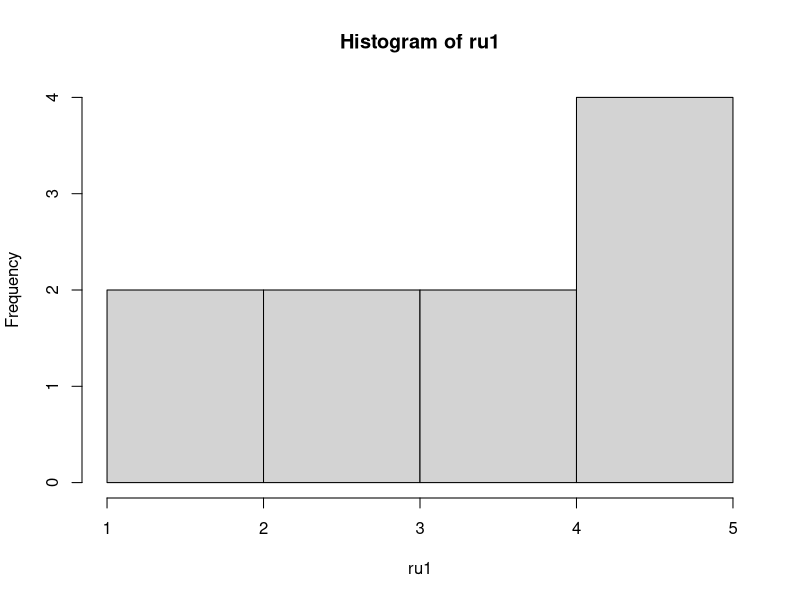
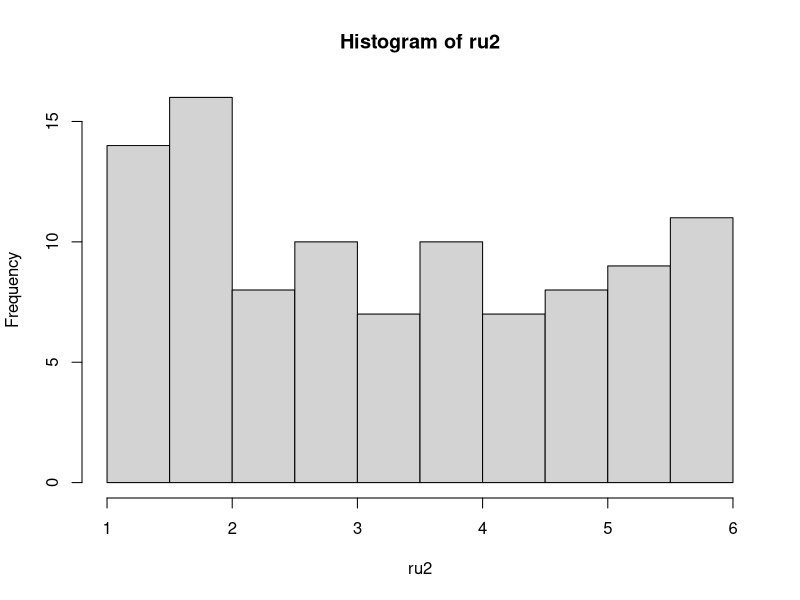
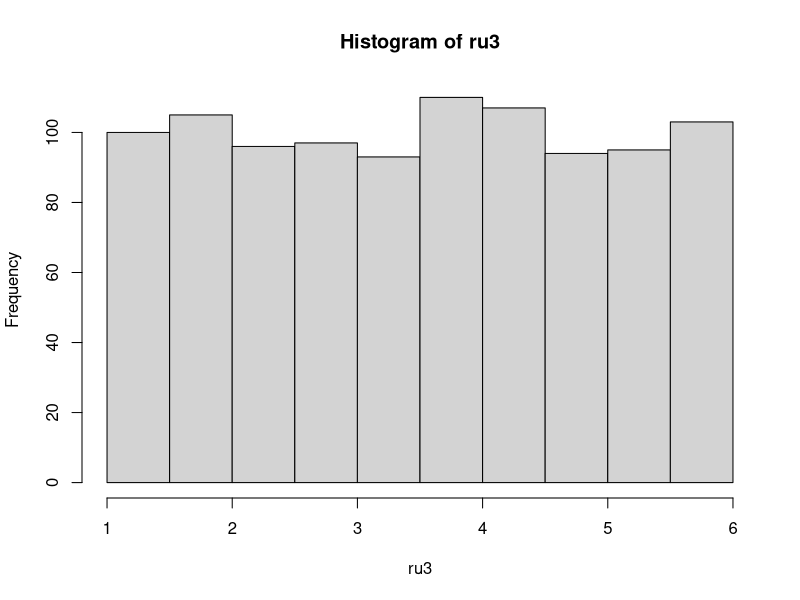
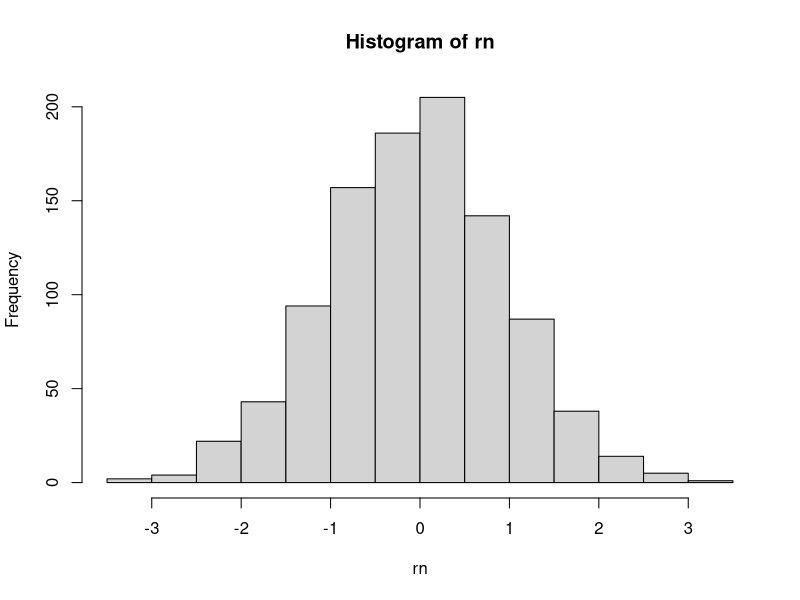
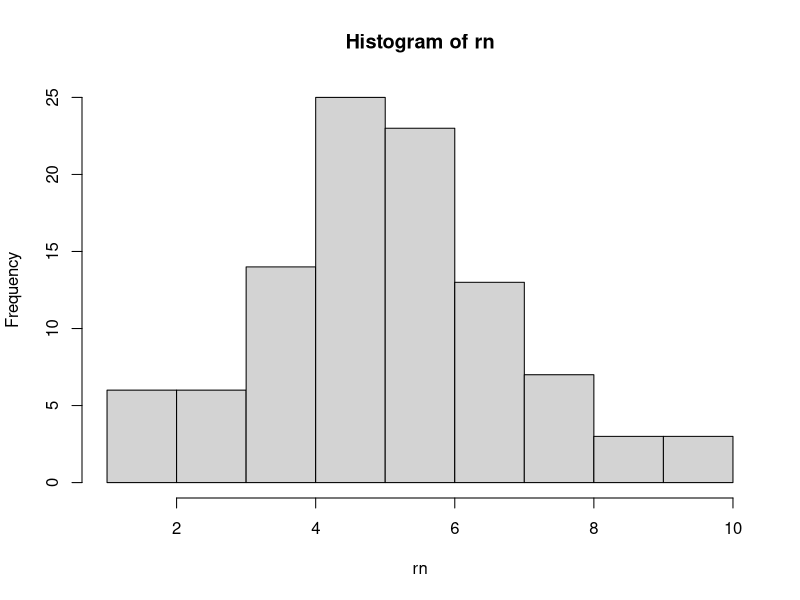
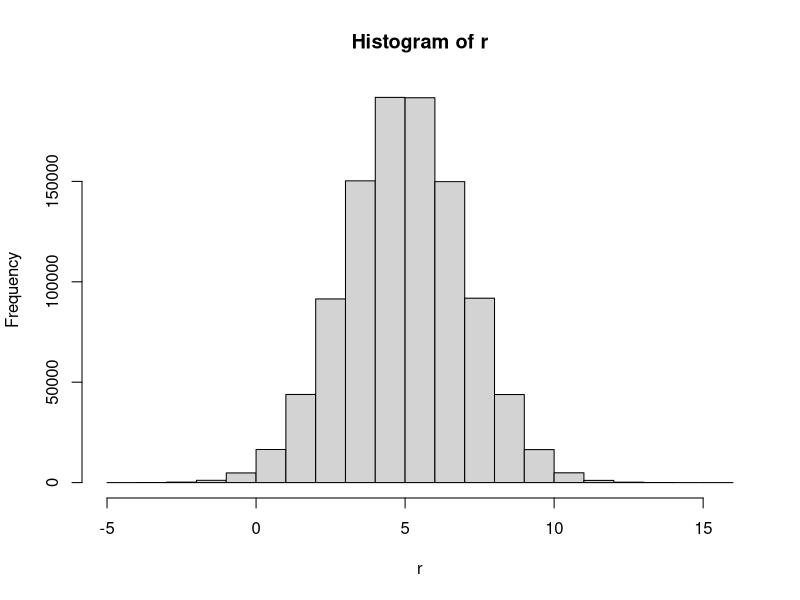
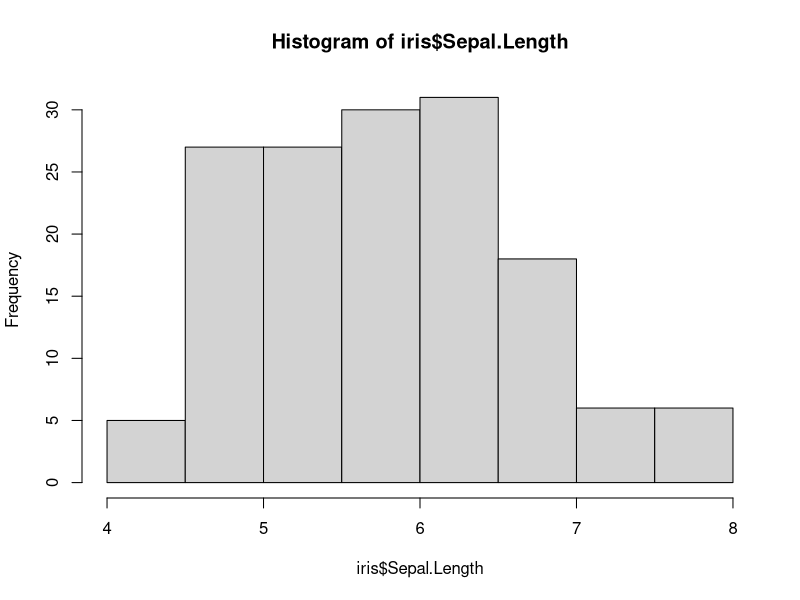
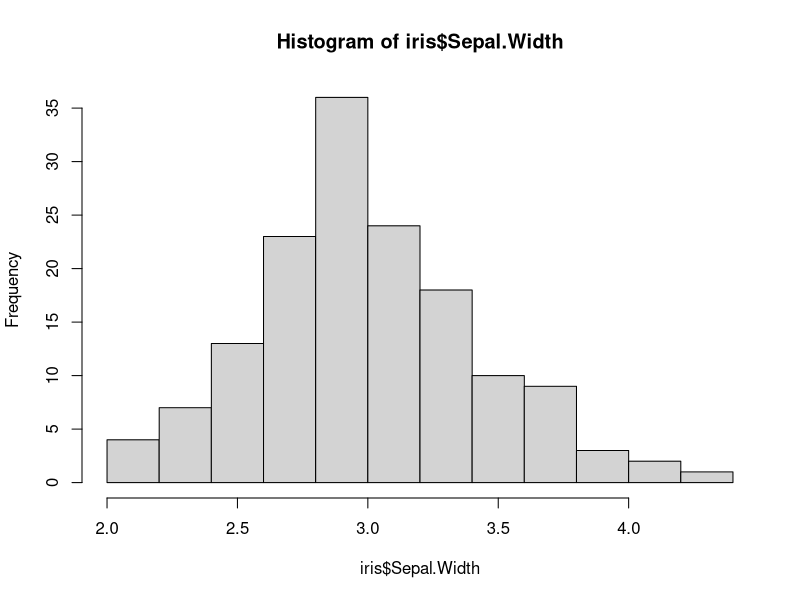

Recreate these plots in R, in order.
####################################################################
##                                                                ##
##  Análisis de datos utilizando el lenguaje de programación R:   ##
##  una experiencia de aprendizaje virtual en el aula invertida   ##
##                                                                ##
##                 Proyecto INNOVA-TIC 2021                       ##
##                                                                ##
## Creado por:     Björn Reu (breu@uis.edu.co )                   ##
##                 Yovanny Duran Barajas                          ##
##                 Zarith Tatiana Villamizar                      ##
##                 Silvia Fernanda Ardila Hurtado                 ## 
##                 Sergio Andres Bolivar-Santamaria               ##
##                                                                ##
##  con el apoyo de la Vicerrectoría Académica,                   ##
##  Universidad Industrial de Santander                           ##
##                                                                ##
####################################################################
##                                                                ##
##            ***   Unidad 2  ***  Sesión 1   ***                 ##
##                                                                ##
####################################################################

# En R, existen funciones para la generacion de numeros aleatorios, es decir, podremos generar cualquier numero de 0 a infinito de forma automatica. Para esto, debemos especificar la distribucion de probabilidad de la cual queremos obtener estos numeros aleatorios.

# Una distribucion de probabilidad describe la gama de resultados que podemos obtener. De esta manera, la probabilidad de que obtengamos un valor dependera de la distribucion de probabilidad.

# Ejemplo:

# La probabilidad de los dados: 
# Un dado convencional se caracteriza por poseer 6 lados, y cada lado representa un valor de 1 al 6. Frecuentemente en juegos de mesa como el parques, mientras mas alto sea el numero, mas podremos avanzar y ganar. Al lanzar el dado para poder avanzar, existe una probabilidad fija de obtener cualquiera de los 6 lados. Ya que esta probabilidad es la misma para cada lado (1/6), podriamos decir que la distribucion de los numeros de un dado pertenece a la distribucion uniforme.

###################################################################
##                  Distribución uniforme                        ##
###################################################################

# En nuestro ejemplo del dado, planteamos que la distribución de los números de cada lado del dado tiene una distribucion uniforme, debido a que la probabilidad de de obtener cada lado es la misma. Vamos a explorar un poco esto en R.

# Para obtener un numero aleatorio n que viene de una distribucion uniforme utilizamos runif()

?runif

# Vamos a escoger 10 numeros aleatorios del 1 al 6 que vienen de una distribucion uniforme

ru1 <- runif(n = 10, min = 1, max = 6) #los numeros que obtendremos tienen decimales

hist(ru1)

# Segun nuestro histograma, y dependiendo de los numeros que nos toque, puede que obtengamos mas veces un numero que otro, ¿entonces la probabilidad no es la misma?

ru2 <- runif(n =100, min = 1, max = 6) 
hist(ru2)

ru3 <- runif(n =1000, min = 1, max = 6) 
hist(ru3)

# ¡Ahora nuestro histograma parece más uniforme!. Cuando trabajamos con datos, siempre es una buena practica tener una muestra grande, con esto evitamos el sesgo en nuestros analisis.

###################################################################
##                    Distribución normal                        ##
###################################################################

# La distribucion normal es una de las más importantes, ya que se ajusta a muchos datos que representan procesos en la vida real. Su representacion se asemeja a la de una campana, la campana de Gauss.

# Para obtener un numero aleatorio n que viene de una distribuion normal utilizamos rnorm()

?rnorm
rnorm(n = 4, mean = 100, sd = 5)

# ?set.seed para reproducir los mismos numeros

set.seed(6)
rnorm(n = 10, mean = 5, sd = 5)
set.seed(6)
rnorm(n = 10, mean = 5, sd = 5)
set.seed(4)
rnorm(n = 10, mean = 5, sd = 5)

# Distribucion normal estandar

?rnorm
rn<-rnorm(n = 100)
rn<-rnorm(n = 1000, mean = 0, sd = 1)
rn
hist(rn)
mean(rn)
sd(rn)

# Distribución normal con media de 5 y distribución estandar de 2

rn<-rnorm(n = 100, mean = 5, sd = 2)
hist(rn)
mean(rn)
sd(rn)

# Distribucion normal con media de 5 y distribucion estandar de 2

# Aumente n: 1000, 10000, 100000

r<-rnorm(1000000, mean=5, sd=2)
hist(r)
mean(r)
sd(r)

# Vamos a cargar un conjunto de datos que contiene dos medidas del sepalo y petalo de diferentes especies de flores

data(iris)
hist(iris$Sepal.Length)
hist(iris$Sepal.Width)
hist(iris$Petal.Length)
hist(iris$Petal.Width)

# Tydi

library(ggplot2)

ggplot(iris, aes(Sepal.Width)) +
  geom_bar(stat = "count")

# ¿Cuál dato representa mejor una distribución normal?

##################################################################
## Ejercicio

# 1. Cree un vector v1 que contenga una muestra de 1000 numeros aleatorios que vengan de una distribucion normal con media de 112 y desviacion estandar  de 35. Grafique los valores en un histograma

v1 <- rnorm(n = 1000, mean = 112, sd = 35)
hist(v1)

# 2. Cree un vector v2 que contenga una muestra de 1000 numeros aleatorios que vengan de una distribucion normal con media de 34 y desviacion estandar de 3. Grafique los valores en un histograma

v2 <- rnorm(n = 1000, mean=34, sd=3)
hist(v2)

# 3. Multiplique v1 con v2 y grafique el resutado en un histograma. ¿Cual es la diferencia de este histograma con los anteriores?

v3 <- v1*v2
hist(v3, 50)

# 4. Cree un vector "x" que contenga 14 numeros entre 1 y 50 que vengan de una distribucion uniforme. Cree otro vector "y" que contenga los valores de "x" pero dos veces mas grande. Suma a cada valor de "y" un valor constante de 7. Ahora grafiquelo mostrando "y" sobre "x" : plot(x,y)

x <- runif(n = 15, min = 1, max = 50)
y <- (2*x)+7
plot(x,y)

## fin ejercicio
############################################################################

###################################################################
##           Probabilidad en la distribución normal              ##
###################################################################

# Para calcular la probabilidad de obtener un valor que viene de una distribución normal, utilizamos la funcion pnorm()

?pnorm

# Podemos calcular la probabilidad de obtener un valor menor que -2 que venga de una distribución normal (mean = 2, sd = 2)

pnorm(q = 9, mean = 2, sd = 2)

# O también podemos calcular la probabilidad de obtener un valor mayor que -2 que venga de la distribucion normal mencionada anteriormente (mean = 2, sd = 2)

1-pnorm(-2,mean=2,sd=2)

##################################################################
## Ejercicio

# 1) ¿Cuál es la probabilidad de obtener un valor menor que 5 que venga de la distribucion normal mencionada anteriormente (mean = 5, sd = 2)?

pnorm(q = 100,m = 0,sd = 1)

# 2) ¿Cuál es la probabilidad de obtener un valor entre 2 y 8?
pnorm(8,5,2)-pnorm(2,5,2)

## fin ejercicio
############################################################################
